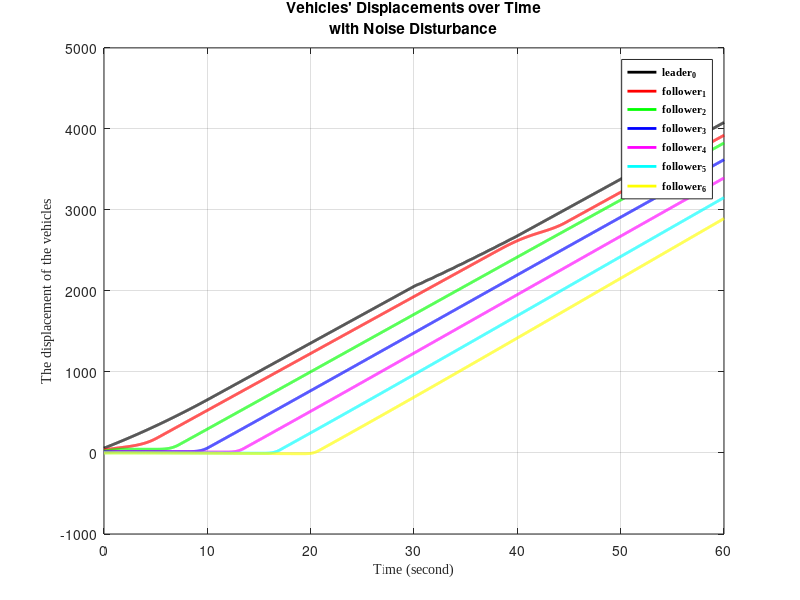
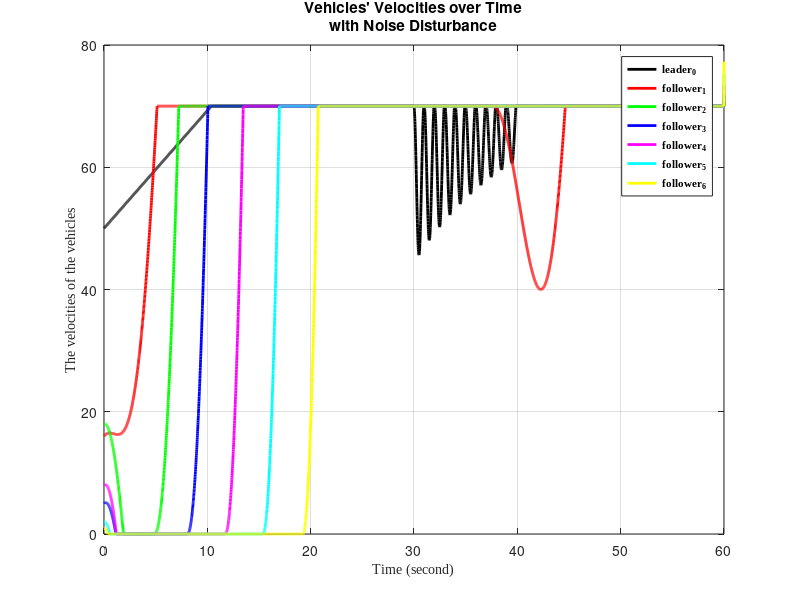
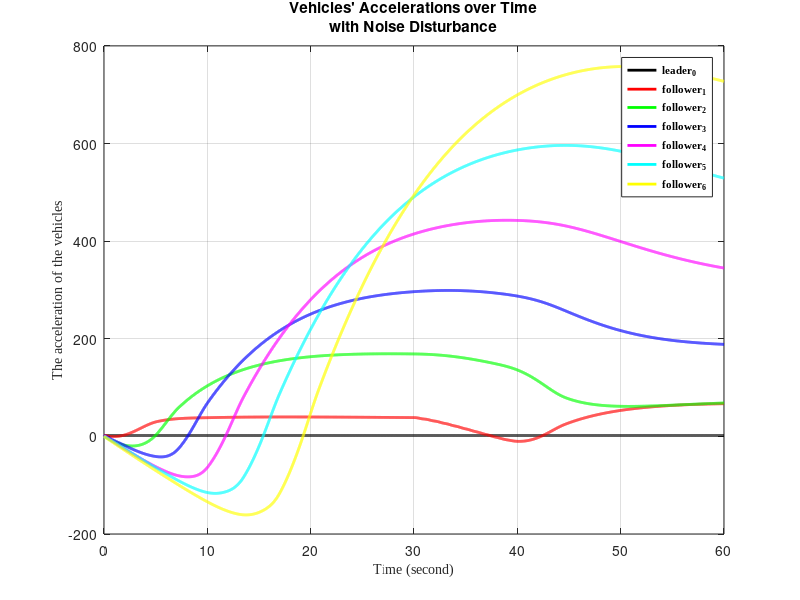
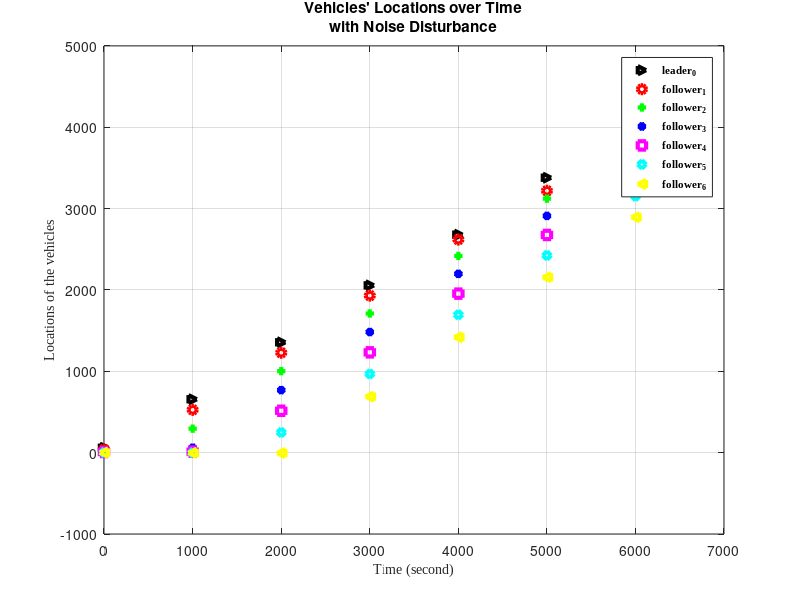

MATLAB code to generate these figures, in order:
% Controller modified from "Nonlinear Consensus-Based Connected Vehicle Platoon Control
% Incorporating Car-Following Interactions and Heterogeneous Time Delays"

% Including Noise Disturbance

%%
clc
clear all

%% Constants
alpha=1; % displacement constant
beta=1; % velocity constant
gamma=1; % acceleration constant

A=[0,1,0;
   0,0,1;
   0,0,0];

B=[0,0,0;
   0,0,0;
   alpha,beta,gamma];

%% Timing of Simulation
time=60; % total simulation time set at 60
h=0.01; % sampling interval set at 0.01
len=length(0:h:time);

%% Initialising Controller Values
u0=zeros(3,len);
u1=zeros(3,len);
u2=zeros(3,len);
u3=zeros(3,len);
u4=zeros(3,len);
u5=zeros(3,len);
u6=zeros(3,len);

%% Initial Values
x0(:,1)=10*[6; 5; 0.1926]; % [displacement, velocity, acceleration]
x1(:,1)=8*[5; 2; 0.2926];
x2(:,1)=6*[4; 3; 0.1623];
x3(:,1)=5*[3; 1; 0.4508];
x4(:,1)=4*[2; 2; 0.4508];
x5(:,1)=2*[1; 1; 0.1182];
x6(:,1)=1*[0; 1; 0.2107];

%% Pre-Set Safety Distances
r0=[0; 0; 0];
r1=3*[-30; 0; 0];
r2=3*[-30; 0; 0];
r3=3*[-30; 0; 0];
r4=3*[-30; 0; 0];
r5=3*[-30; 0; 0];
r6=3*[-30; 0; 0];

%% Control Law

u0(:,1)=0;
u1(:,1)=-(x1(:,1)-x0(:,1)-r1);
u2(:,1)=-2*(x2(:,1)-x1(:,1)-r2);
u3(:,1)=-4*(x3(:,1)-x2(:,1)-r3);
u4(:,1)=-(x4(:,1)-x3(:,1)-r4);
u5(:,1)=-(x5(:,1)-x4(:,1)-r5);
u6(:,1)=-3*(x6(:,1)-x5(:,1)-r6);

for k=2:1:len
    
    
        
    % for leader
    if (x0(2,k-1)>=70)
        x0(2,k-1)=70;
    elseif (x0(2,k-1)<0)
        x0(2,k-1)=0;
    else
        x0(2,k-1)=x0(2,k-1);
    end
    
    k1=h*(A*x0(:,k-1));
    k2=h*(A*(x0(:,k-1)+0.5*k1));
    k3=h*(A*(x0(:,k-1)+0.5*k2));
    k4=h*(A*(x0(:,k-1)+k3));
    
    if (k>2999) && (k<4000)
        w=[0; 0.3*sin(2*pi*((k/100)-40))*exp(-((k/100)-40)/10); 0]; % vehicles will collide when disturbance amplitude>0.3
        %w=[0; 0.5 ; 0];
        x0(:,k)=x0(:,k-1)+(1/6)*(k1+2*k2+2*k3+k4)-w;
    else
        x0(:,k)=x0(:,k-1)+(1/6)*(k1+2*k2+2*k3+k4);
    end
    %%%%%%%%%%%%%%%%%%%%%
    
    % for follower 1
    if (x1(2,k-1)>=70)
        x1(2,k-1)=70;
    elseif (x1(2,k-1)<0)
        x1(2,k-1)=0;
    else
        x1(2,k-1)=x1(2,k-1);
    end

    k1=h*(A*x1(:,k-1)+B*u1(:,k-1));
    k2=h*(A*(x1(:,k-1)+0.5*k1));
    k3=h*(A*(x1(:,k-1)+0.5*k2));
    k4=h*(A*(x1(:,k-1)+k3));    
    x1(:,k)=x1(:,k-1)+(1/6)*(k1+2*k2+2*k3+k4);
    %%%%%%%%%%%%%%%%%%%%%
    
    % for follower 2
    if (x2(2,k-1)>=70)
        x2(2,k-1)=70;
    elseif (x2(2,k-1)<0)
        x2(2,k-1)=0;
    else
        x2(2,k-1)=x2(2,k-1);
    end

    k1=h*(A*x2(:,k-1)+B*u2(:,k-1));        
    k2=h*(A*(x2(:,k-1)+0.5*k1));
    k3=h*(A*(x2(:,k-1)+0.5*k2));
    k4=h*(A*(x2(:,k-1)+k3));   
    x2(:,k)=x2(:,k-1)+(1/6)*(k1+2*k2+2*k3+k4);
    %%%%%%%%%%%%%%%%%%%%%
    
    % for follower 3
    if (x3(2,k-1)>=70)
        x3(2,k-1)=70;
    elseif (x3(2,k-1)<0)
        x3(2,k-1)=0;
    else
        x3(2,k-1)=x3(2,k-1);
    end

    k1=h*(A*x3(:,k-1)+B*u3(:,k-1));
    k2=h*(A*(x3(:,k-1)+0.5*k1));
    k3=h*(A*(x3(:,k-1)+0.5*k2));
    k4=h*(A*(x3(:,k-1)+k3));
    x3(:,k)=x3(:,k-1)+(1/6)*(k1+2*k2+2*k3+k4);
    %%%%%%%%%%%%%%%%%%%%%
        
    % for follower 4
    if (x4(2,k-1)>=70)
        x4(2,k-1)=70;
    elseif (x4(2,k-1)<0)
        x4(2,k-1)=0;
    else
        x4(2,k-1)=x4(2,k-1);
    end

    k1=h*(A*x4(:,k-1)+B*u4(:,k-1));        
    k2=h*(A*(x4(:,k-1)+0.5*k1));
    k3=h*(A*(x4(:,k-1)+0.5*k2));
    k4=h*(A*(x4(:,k-1)+k3));   
    x4(:,k)=x4(:,k-1)+(1/6)*(k1+2*k2+2*k3+k4);
    %%%%%%%%%%%%%%%%%%%%%
    
    % for follower 5
    if (x5(2,k-1)>=70)
        x5(2,k-1)=70;
    elseif (x5(2,k-1)<0)
        x5(2,k-1)=0;
    else
        x5(2,k-1)=x5(2,k-1);
    end

    k1=h*(A*x5(:,k-1)+B*u5(:,k-1));        
    k2=h*(A*(x5(:,k-1)+0.5*k1));
    k3=h*(A*(x5(:,k-1)+0.5*k2));
    k4=h*(A*(x5(:,k-1)+k3));   
    x5(:,k)=x5(:,k-1)+(1/6)*(k1+2*k2+2*k3+k4);
    %%%%%%%%%%%%%%%%%%%%%
    
    % for follower 6
    if (x6(2,k-1)>=70)
        x6(2,k-1)=70;
    elseif (x6(2,k-1)<0)
        x6(2,k-1)=0;
    else
        x6(2,k-1)=x6(2,k-1);
    end

    k1=h*(A*x6(:,k-1)+B*u6(:,k-1));        
    k2=h*(A*(x6(:,k-1)+0.5*k1));
    k3=h*(A*(x6(:,k-1)+0.5*k2));
    k4=h*(A*(x6(:,k-1)+k3));   
    x6(:,k)=x6(:,k-1)+(1/6)*(k1+2*k2+2*k3+k4);
    %%%%%%%%%%%%%%%%%%%%%
    
    u1(:,k)=-(x1(:,k)-x0(:,k)-r1);
    u2(:,k)=-(x2(:,k)-x1(:,k)-r2);
    u3(:,k)=-(x3(:,k)-x2(:,k)-r3);
    u4(:,k)=-(x4(:,k)-x3(:,k)-r4);
    u5(:,k)=-(x5(:,k)-x4(:,k)-r5);
    u6(:,k)=-(x6(:,k)-x5(:,k)-r6);
end

%% Figure 1: Plotting Displacement Curves
figure
plot(0:h:time, x0(1,:),'-k','LineWidth',2)
hold on
plot(0:h:time, x1(1,:),'-r','LineWidth',2)
hold on
plot(0:h:time, x2(1,:),'-g','LineWidth',2)
hold on
plot(0:h:time, x3(1,:),'-b','LineWidth',2)
hold on
plot(0:h:time, x4(1,:),'-m','LineWidth',2)
hold on
plot(0:h:time, x5(1,:),'-c','LineWidth',2)
hold on
plot(0:h:time, x6(1,:),'-y','LineWidth',2)
hold on
grid on
title({"Vehicles' Displacements over Time";"with Noise Disturbance"})
xlabel('Time (second)','Fontname', 'Times New Roman','fontsize',10)
ylabel('The displacement of the vehicles','Fontname', 'Times New Roman','fontsize',10)
l=legend('leader_{0}','follower_{1}','follower_{2}','follower_{3}','follower_{4}','follower_{5}','follower_{6}');
set(l,'Fontname', 'Times New Roman','FontWeight','bold','FontSize',8)


%% Figure 2: Plotting Velocity Curves
figure          % the velocitiesof mass 1
plot(0:h:time, x0(2,:),'-k','LineWidth',2)
hold on
plot(0:h:time, x1(2,:),'-r','LineWidth',2)
hold on
plot(0:h:time, x2(2,:),'-g','LineWidth',2)
hold on
plot(0:h:time, x3(2,:),'-b','LineWidth',2)
hold on
plot(0:h:time, x4(2,:),'-m','LineWidth',2)
hold on
plot(0:h:time, x5(2,:),'-c','LineWidth',2)
hold on
plot(0:h:time, x6(2,:),'-y','LineWidth',2)
hold on
grid on
title({"Vehicles' Velocities over Time";"with Noise Disturbance"})
xlabel('Time (second)','Fontname', 'Times New Roman','fontsize',10)
ylabel('The velocities of the vehicles','Fontname', 'Times New Roman','fontsize',10)
l=legend('leader_{0}','follower_{1}','follower_{2}','follower_{3}','follower_{4}','follower_{5}','follower_{6}');
set(l,'Fontname', 'Times New Roman','FontWeight','bold','FontSize',8)

%% Figure 3: Plotting Acceleration Curves
figure
plot(0:h:time, x0(3,:),'-k','LineWidth',2)
hold on
plot(0:h:time, x1(3,:),'-r','LineWidth',2)
hold on
plot(0:h:time, x2(3,:),'-g','LineWidth',2)
hold on
plot(0:h:time, x3(3,:),'-b','LineWidth',2)
hold on
plot(0:h:time, x4(3,:),'-m','LineWidth',2)
hold on
plot(0:h:time, x5(3,:),'-c','LineWidth',2)
hold on
plot(0:h:time, x6(3,:),'-y','LineWidth',2)
hold on
grid on

title({"Vehicles' Accelerations over Time";"with Noise Disturbance"})
xlabel('Time (second)','Fontname', 'Times New Roman','fontsize',10)
ylabel('The acceleration of the vehicles','Fontname', 'Times New Roman','fontsize',10)
l=legend('leader_{0}','follower_{1}','follower_{2}','follower_{3}','follower_{4}','follower_{5}','follower_{6}');
set(l,'Fontname', 'Times New Roman','FontWeight','bold','FontSize',8)

%% Figure 4: Plotting Locations of each CAV
figure
plot(0,x0(1,1),'>k','linewidth' ,3)
hold on
plot(0,x1(1,1),'or','linewidth' ,3)
hold on 
plot(0,x2(1,1),'+g','linewidth' ,3)
hold on 
plot(0,x3(1,1),'*b','linewidth' ,3)
hold on
plot(0,x4(1,1),'sm','linewidth' ,3)
hold on
plot(0,x5(1,1),'dc','linewidth' ,3)
hold on
plot(0,x6(1,1),'<y','linewidth' ,3)
hold on

plot(1001,x0(1,1001),'>k','linewidth' ,3)
hold on
plot(1001,x1(1,1001),'or','linewidth' ,3)
hold on 
plot(1001,x2(1,1001),'+g','linewidth' ,3)
hold on 
plot(1001,x3(1,1001),'*b','linewidth' ,3)
hold on
plot(1001,x4(1,1001),'sm','linewidth' ,3)
hold on
plot(1001,x5(1,1001),'dc','linewidth' ,3)
hold on
plot(1001,x6(1,1001),'<y','linewidth' ,3)
hold on

plot(2001,x0(1,2001),'>k','linewidth' ,3)
hold on
plot(2001,x1(1,2001),'or','linewidth' ,3)
hold on 
plot(2001,x2(1,2001),'+g','linewidth' ,3)
hold on 
plot(2001,x3(1,2001),'*b','linewidth' ,3)
hold on
plot(2001,x4(1,2001),'sm','linewidth' ,3)
hold on
plot(2001,x5(1,2001),'dc','linewidth' ,3)
hold on
plot(2001,x6(1,2001),'<y','linewidth' ,3)
hold on

plot(3001,x0(1,3001),'>k','linewidth' ,3)
hold on
plot(3001,x1(1,3001),'or','linewidth' ,3)
hold on 
plot(3001,x2(1,3001),'+g','linewidth' ,3)
hold on 
plot(3001,x3(1,3001),'*b','linewidth' ,3)
hold on
plot(3001,x4(1,3001),'sm','linewidth' ,3)
hold on
plot(3001,x5(1,3001),'dc','linewidth' ,3)
hold on
plot(3001,x6(1,3001),'<y','linewidth' ,3)
hold on

plot(4001,x0(1,4001),'>k','linewidth' ,3)
hold on
plot(4001,x1(1,4001),'or','linewidth' ,3)
hold on 
plot(4001,x2(1,4001),'+g','linewidth' ,3)
hold on 
plot(4001,x3(1,4001),'*b','linewidth' ,3)
hold on
plot(4001,x4(1,4001),'sm','linewidth' ,3)
hold on
plot(4001,x5(1,4001),'dc','linewidth' ,3)
hold on
plot(4001,x6(1,4001),'<y','linewidth' ,3)
hold on
grid on

plot(5001,x0(1,5001),'>k','linewidth' ,3)
hold on
plot(5001,x1(1,5001),'or','linewidth' ,3)
hold on 
plot(5001,x2(1,5001),'+g','linewidth' ,3)
hold on 
plot(5001,x3(1,5001),'*b','linewidth' ,3)
hold on
plot(5001,x4(1,5001),'sm','linewidth' ,3)
hold on
plot(5001,x5(1,5001),'dc','linewidth' ,3)
hold on
plot(5001,x6(1,5001),'<y','linewidth' ,3)
hold on

plot(6001,x0(1,6001),'>k','linewidth' ,3)
hold on
plot(6001,x1(1,6001),'or','linewidth' ,3)
hold on 
plot(6001,x2(1,6001),'+g','linewidth' ,3)
hold on 
plot(6001,x3(1,6001),'*b','linewidth' ,3)
hold on
plot(6001,x4(1,6001),'sm','linewidth' ,3)
hold on
plot(6001,x5(1,6001),'dc','linewidth' ,3)
hold on
plot(6001,x6(1,6001),'<y','linewidth' ,3)
hold on

title({"Vehicles' Locations over Time";"with Noise Disturbance"})
xlabel('Time (second)','Fontname', 'Times New Roman','fontsize',10)
ylabel('Locations of the vehicles','Fontname', 'Times New Roman','fontsize',10)
l=legend('leader_{0}','follower_{1}','follower_{2}','follower_{3}','follower_{4}','follower_{5}','follower_{6}');
set(l,'Fontname', 'Times New Roman','FontWeight','bold','FontSize',8)
%axis tight

%% Plotting Spacing Displacement between Vehicles
figure
plot(0:h:time, x0(1,:)-x0(1,:),'-k','LineWidth',2)
hold on
plot(0:h:time, x0(1,:)-x1(1,:),'-r','LineWidth',2)
hold on
plot(0:h:time, x0(1,:)-x2(1,:),'-g','LineWidth',2)
hold on
plot(0:h:time, x0(1,:)-x3(1,:),'-b','LineWidth',2)
hold on
plot(0:h:time, x0(1,:)-x4(1,:),'-m','LineWidth',2)
hold on
plot(0:h:time, x0(1,:)-x5(1,:),'-c','LineWidth',2)
hold on
plot(0:h:time, x0(1,:)-x6(1,:),'-y','LineWidth',2)
hold on
grid on

title({"Vehicles' Spacing over Time";"with Noise Disturbance"})
xlabel('Time (second)','Fontname', 'Times New Roman','fontsize',10)
ylabel('The spacing distances of the vehicles','Fontname', 'Times New Roman','fontsize',10)
l=legend('leader_{0}','follower_{1}','follower_{2}','follower_{3}','follower_{4}','follower_{5}','follower_{6}');
set(l,'Fontname', 'Times New Roman','FontWeight','bold','FontSize',8)
%axis tight

%% Figure 5: Plotting the Errors
figure
plot(0:h:time,u1,'-r','linewidth' ,1)
hold on
plot(0:h:time,u2,'-g','linewidth' ,1)
hold on
plot(0:h:time,u3,'-b','linewidth' ,1)
hold on
plot(0:h:time,u4,'-m','linewidth' ,1)
hold on
plot(0:h:time,u5,'-c','linewidth' ,1)
hold on
plot(0:h:time,u6,'-y','linewidth' ,1)
hold on
grid on
title({"Vehicles' Errors over Time";"with Noise Disturbance"})
axis tight

